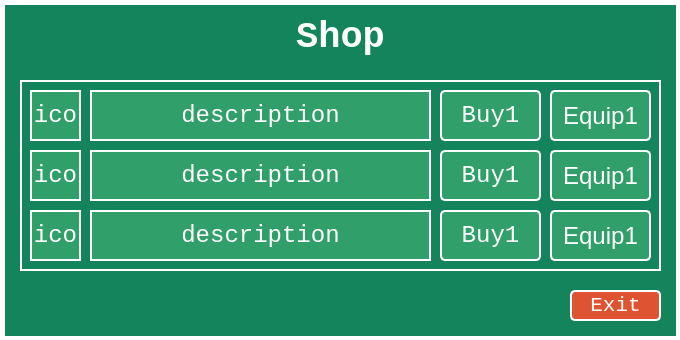
<?xml version="1.0" encoding="UTF-8"?>
<ui version="4.0">
 <class>shop</class>
 <widget class="QWidget" name="shop">
  <property name="geometry">
   <rect>
    <x>0</x>
    <y>0</y>
    <width>680</width>
    <height>340</height>
   </rect>
  </property>
  <property name="windowTitle">
   <string>VoltOrbFlip/Shop</string>
  </property>
  <property name="styleSheet">
   <string notr="true">background-color: #14845C;</string>
  </property>
  <widget class="QLabel" name="label_2">
   <property name="geometry">
    <rect>
     <x>0</x>
     <y>0</y>
     <width>681</width>
     <height>341</height>
    </rect>
   </property>
   <property name="font">
    <font>
     <family>Consolas</family>
     <pointsize>28</pointsize>
     <bold>true</bold>
    </font>
   </property>
   <property name="styleSheet">
    <string notr="true">color: white;
border: 5px solid #ffffff;</string>
   </property>
   <property name="lineWidth">
    <number>-1</number>
   </property>
   <property name="midLineWidth">
    <number>0</number>
   </property>
   <property name="text">
    <string>Shop</string>
   </property>
   <property name="alignment">
    <set>Qt::AlignmentFlag::AlignHCenter|Qt::AlignmentFlag::AlignTop</set>
   </property>
  </widget>
  <widget class="QPushButton" name="buy1Btn">
   <property name="geometry">
    <rect>
     <x>440</x>
     <y>90</y>
     <width>101</width>
     <height>51</height>
    </rect>
   </property>
   <property name="font">
    <font>
     <family>Consolas</family>
     <pointsize>18</pointsize>
    </font>
   </property>
   <property name="styleSheet">
    <string notr="true">QPushButton#buy1Btn {
	border-radius: 5px;
    background-color: #309F6A;
    color: white;
    border: 2px solid #ffffff;
}

QPushButton#buy1Btn:hover {
    background-color: #3cb079;
}</string>
   </property>
   <property name="text">
    <string>Buy1</string>
   </property>
  </widget>
  <widget class="QPushButton" name="equip1Btn">
   <property name="geometry">
    <rect>
     <x>550</x>
     <y>90</y>
     <width>101</width>
     <height>51</height>
    </rect>
   </property>
   <property name="font">
    <font>
     <pointsize>18</pointsize>
    </font>
   </property>
   <property name="styleSheet">
    <string notr="true">QPushButton#equip1Btn {
	border-radius: 5px;
    background-color: #309F6A;
    color: white;
    border: 2px solid #ffffff;
}

QPushButton#equip1Btn:hover {
    background-color: #3cb079;
}</string>
   </property>
   <property name="text">
    <string>Equip1</string>
   </property>
  </widget>
  <widget class="QLabel" name="label_3">
   <property name="geometry">
    <rect>
     <x>10</x>
     <y>10</y>
     <width>31</width>
     <height>31</height>
    </rect>
   </property>
   <property name="text">
    <string/>
   </property>
   <property name="pixmap">
    <pixmap resource="resources.qrc">:/images/images/Voltorb.png</pixmap>
   </property>
   <property name="scaledContents">
    <bool>true</bool>
   </property>
  </widget>
  <widget class="QPushButton" name="icon1">
   <property name="geometry">
    <rect>
     <x>30</x>
     <y>90</y>
     <width>51</width>
     <height>51</height>
    </rect>
   </property>
   <property name="font">
    <font>
     <family>Consolas</family>
     <pointsize>18</pointsize>
    </font>
   </property>
   <property name="styleSheet">
    <string notr="true">QPushButton#icon1 {
    background-color: #309F6A;
    color: white;
    border: 2px solid #ffffff;
}

QPushButton#icon1:hover {
    background-color: #3cb079;
}</string>
   </property>
   <property name="text">
    <string>ico</string>
   </property>
  </widget>
  <widget class="QLabel" name="label">
   <property name="geometry">
    <rect>
     <x>20</x>
     <y>80</y>
     <width>641</width>
     <height>191</height>
    </rect>
   </property>
   <property name="styleSheet">
    <string notr="true">color: white;
border: 2px solid #ffffff;</string>
   </property>
   <property name="frameShape">
    <enum>QFrame::Shape::Box</enum>
   </property>
   <property name="text">
    <string/>
   </property>
  </widget>
  <widget class="QPushButton" name="description1">
   <property name="geometry">
    <rect>
     <x>90</x>
     <y>90</y>
     <width>341</width>
     <height>51</height>
    </rect>
   </property>
   <property name="font">
    <font>
     <family>Consolas</family>
     <pointsize>18</pointsize>
    </font>
   </property>
   <property name="styleSheet">
    <string notr="true">QPushButton#description1 {
    background-color: #309F6A;
    color: white;
    border: 2px solid #ffffff;
}

QPushButton#description1:hover {
    background-color: #3cb079;
}</string>
   </property>
   <property name="text">
    <string>description</string>
   </property>
  </widget>
  <widget class="QPushButton" name="buy2Btn">
   <property name="geometry">
    <rect>
     <x>440</x>
     <y>150</y>
     <width>101</width>
     <height>51</height>
    </rect>
   </property>
   <property name="font">
    <font>
     <family>Consolas</family>
     <pointsize>18</pointsize>
    </font>
   </property>
   <property name="styleSheet">
    <string notr="true">QPushButton#buy2Btn {
	border-radius: 5px;
    background-color: #309F6A;
    color: white;
    border: 2px solid #ffffff;
}

QPushButton#buy2Btn:hover {
    background-color: #3cb079;
}</string>
   </property>
   <property name="text">
    <string>Buy1</string>
   </property>
  </widget>
  <widget class="QPushButton" name="description2">
   <property name="geometry">
    <rect>
     <x>90</x>
     <y>150</y>
     <width>341</width>
     <height>51</height>
    </rect>
   </property>
   <property name="font">
    <font>
     <family>Consolas</family>
     <pointsize>18</pointsize>
    </font>
   </property>
   <property name="styleSheet">
    <string notr="true">QPushButton#description2 {
    background-color: #309F6A;
    color: white;
    border: 2px solid #ffffff;
}

QPushButton#description2:hover {
    background-color: #3cb079;
}</string>
   </property>
   <property name="text">
    <string>description</string>
   </property>
  </widget>
  <widget class="QPushButton" name="equip2Btn">
   <property name="geometry">
    <rect>
     <x>550</x>
     <y>150</y>
     <width>101</width>
     <height>51</height>
    </rect>
   </property>
   <property name="font">
    <font>
     <pointsize>18</pointsize>
    </font>
   </property>
   <property name="styleSheet">
    <string notr="true">QPushButton#equip2Btn {
	border-radius: 5px;
    background-color: #309F6A;
    color: white;
    border: 2px solid #ffffff;
}

QPushButton#equip2Btn:hover {
    background-color: #3cb079;
}</string>
   </property>
   <property name="text">
    <string>Equip1</string>
   </property>
  </widget>
  <widget class="QPushButton" name="icon2">
   <property name="geometry">
    <rect>
     <x>30</x>
     <y>150</y>
     <width>51</width>
     <height>51</height>
    </rect>
   </property>
   <property name="font">
    <font>
     <family>Consolas</family>
     <pointsize>18</pointsize>
    </font>
   </property>
   <property name="styleSheet">
    <string notr="true">QPushButton#icon2 {
    background-color: #309F6A;
    color: white;
    border: 2px solid #ffffff;
}

QPushButton#icon2:hover {
    background-color: #3cb079;
}</string>
   </property>
   <property name="text">
    <string>ico</string>
   </property>
  </widget>
  <widget class="QPushButton" name="buy3Btn">
   <property name="geometry">
    <rect>
     <x>440</x>
     <y>210</y>
     <width>101</width>
     <height>51</height>
    </rect>
   </property>
   <property name="font">
    <font>
     <family>Consolas</family>
     <pointsize>18</pointsize>
    </font>
   </property>
   <property name="styleSheet">
    <string notr="true">QPushButton#buy3Btn {
	border-radius: 5px;
    background-color: #309F6A;
    color: white;
    border: 2px solid #ffffff;
}

QPushButton#buy3Btn:hover {
    background-color: #3cb079;
}</string>
   </property>
   <property name="text">
    <string>Buy1</string>
   </property>
  </widget>
  <widget class="QPushButton" name="description3">
   <property name="geometry">
    <rect>
     <x>90</x>
     <y>210</y>
     <width>341</width>
     <height>51</height>
    </rect>
   </property>
   <property name="font">
    <font>
     <family>Consolas</family>
     <pointsize>18</pointsize>
    </font>
   </property>
   <property name="styleSheet">
    <string notr="true">QPushButton#description3 {
    background-color: #309F6A;
    color: white;
    border: 2px solid #ffffff;
}

QPushButton#description3:hover {
    background-color: #3cb079;
}</string>
   </property>
   <property name="text">
    <string>description</string>
   </property>
  </widget>
  <widget class="QPushButton" name="equip3Btn">
   <property name="geometry">
    <rect>
     <x>550</x>
     <y>210</y>
     <width>101</width>
     <height>51</height>
    </rect>
   </property>
   <property name="font">
    <font>
     <pointsize>18</pointsize>
    </font>
   </property>
   <property name="styleSheet">
    <string notr="true">QPushButton#equip3Btn {
	border-radius: 5px;
    background-color: #309F6A;
    color: white;
    border: 2px solid #ffffff;
}

QPushButton#equip3Btn:hover {
    background-color: #3cb079;
}</string>
   </property>
   <property name="text">
    <string>Equip1</string>
   </property>
  </widget>
  <widget class="QPushButton" name="icon3">
   <property name="geometry">
    <rect>
     <x>30</x>
     <y>210</y>
     <width>51</width>
     <height>51</height>
    </rect>
   </property>
   <property name="font">
    <font>
     <family>Consolas</family>
     <pointsize>18</pointsize>
    </font>
   </property>
   <property name="styleSheet">
    <string notr="true">QPushButton#icon3 {
    background-color: #309F6A;
    color: white;
    border: 2px solid #ffffff;
}

QPushButton#icon3:hover {
    background-color: #3cb079;
}</string>
   </property>
   <property name="text">
    <string>ico</string>
   </property>
  </widget>
  <widget class="QPushButton" name="exitBtn">
   <property name="geometry">
    <rect>
     <x>570</x>
     <y>290</y>
     <width>91</width>
     <height>31</height>
    </rect>
   </property>
   <property name="font">
    <font>
     <family>Consolas</family>
     <pointsize>16</pointsize>
     <bold>false</bold>
    </font>
   </property>
   <property name="styleSheet">
    <string notr="true">QPushButton#exitBtn {
    border-radius: 5px;
    background-color: #de5331;
    color: white;
    border: 2px solid #ffffff;
}

QPushButton#exitBtn:hover {
    background-color: #e86241;
}</string>
   </property>
   <property name="text">
    <string>Exit</string>
   </property>
   <property name="iconSize">
    <size>
     <width>20</width>
     <height>20</height>
    </size>
   </property>
  </widget>
  <widget class="QLabel" name="label_4">
   <property name="geometry">
    <rect>
     <x>640</x>
     <y>10</y>
     <width>31</width>
     <height>31</height>
    </rect>
   </property>
   <property name="text">
    <string/>
   </property>
   <property name="pixmap">
    <pixmap resource="resources.qrc">:/images/images/Voltorb.png</pixmap>
   </property>
   <property name="scaledContents">
    <bool>true</bool>
   </property>
  </widget>
  <zorder>label_2</zorder>
  <zorder>label</zorder>
  <zorder>buy1Btn</zorder>
  <zorder>equip1Btn</zorder>
  <zorder>label_3</zorder>
  <zorder>icon1</zorder>
  <zorder>description1</zorder>
  <zorder>buy2Btn</zorder>
  <zorder>description2</zorder>
  <zorder>equip2Btn</zorder>
  <zorder>icon2</zorder>
  <zorder>buy3Btn</zorder>
  <zorder>description3</zorder>
  <zorder>equip3Btn</zorder>
  <zorder>icon3</zorder>
  <zorder>exitBtn</zorder>
  <zorder>label_4</zorder>
 </widget>
 <resources>
  <include location="resources.qrc"/>
 </resources>
 <connections/>
</ui>
